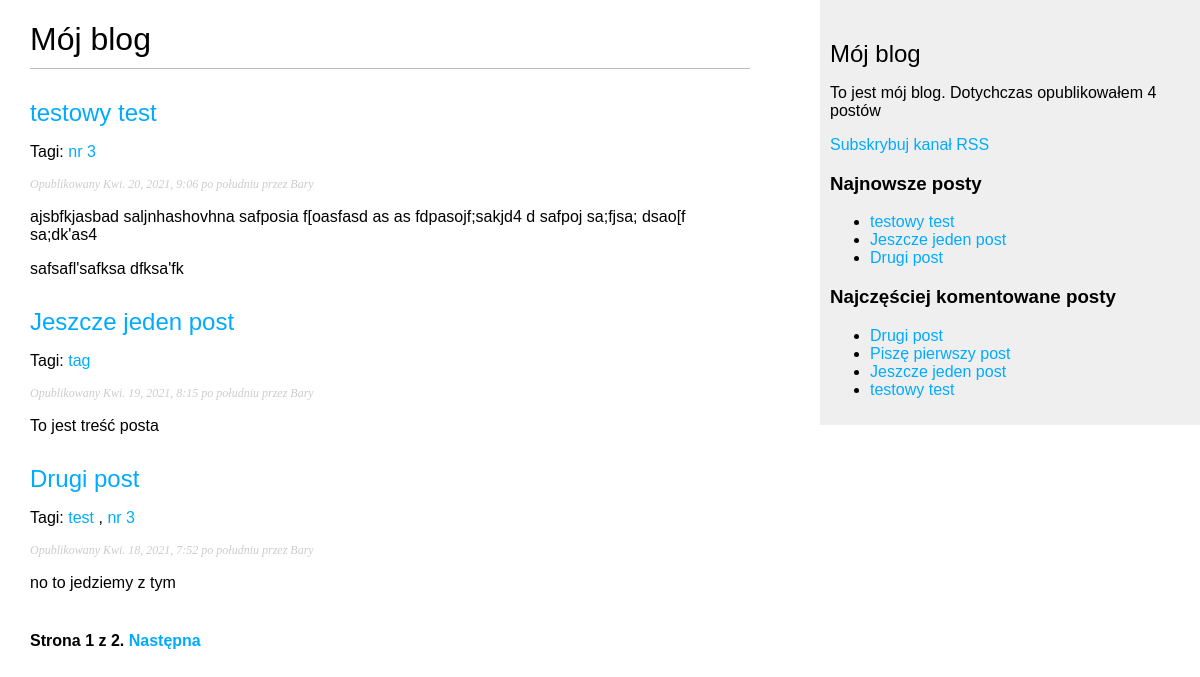
/blog/, run on an earlier commit of the app's database.
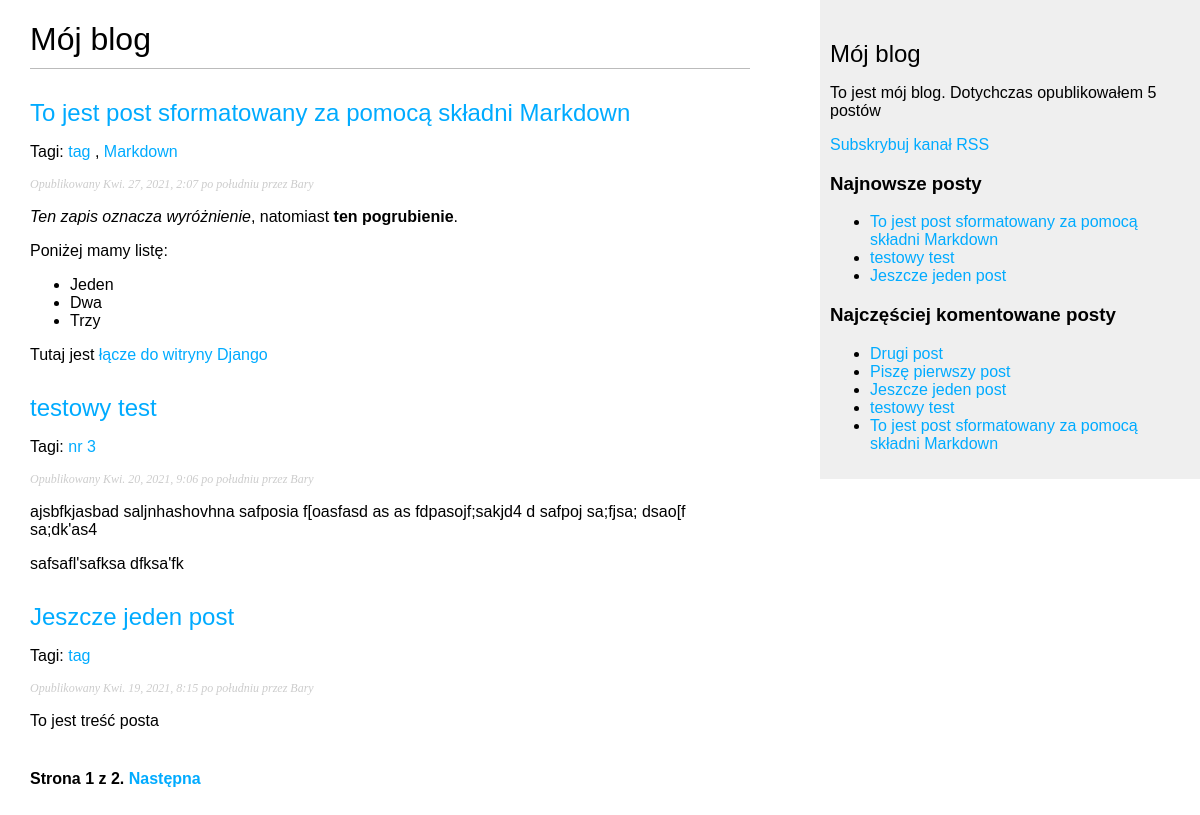
And on a later commit of the database.
### blog/models.py (models this page shows, shortened)
class Post(models.Model):
    STATUS_CHOICES = (
        ('draft', 'Roboczy'),
        ('published', 'Opublikowany'),
    )
    objects = models.Manager() # Menedżer domyślny
    published = PublishedManager() # Menedżer niestandardowy
    title = models.CharField(max_length=250)
    slug = models.SlugField(max_length=250,
                            unique_for_date='publish')
    author = models.ForeignKey(User, related_name='blog_posts', on_delete=models.CASCADE)
    body = models.TextField()
    publish = models.DateTimeField(default=timezone.now)
    created = models.DateTimeField(auto_now_add=True)
    updated = models.DateTimeField(auto_now=True)
    status = models.CharField(max_length=10,
                              choices=STATUS_CHOICES,
                              default='draft')
    class Meta:
        ordering = ('-publish',)
    def get_absolute_url(self):
        return  reverse('blog:post_detail',
                        args=[self.publish.year,
                              self.publish.strftime('%m'),
                              self.publish.strftime('%d'),
                              self.slug])
    tags = TaggableManager()

### blog/views.py (the view)
# urls.py: url(r'^tag/(?P<tag_slug>[-\w]+)/$', views.post_list,
def post_list(request, tag_slug=None):
    object_list = Post.published.all()
    tag = None
    if tag_slug:
        tag = get_object_or_404(Tag, slug = tag_slug)
        object_list = object_list.filter(tags__in=[tag])
    paginator = Paginator(object_list, 3) #Trzy posty na każdej stronie
    page = request.GET.get('page')
    try:
        posts = paginator.page(page)
    except PageNotAnInteger:
        posts = paginator.page(1)
    except EmptyPage:
        posts = paginator.page(paginator.num_pages)
    return render(request,
                  'blog/post/list.html',
                  {'page': page,
                    'posts': posts,
                   'tag': tag})

### blog/models.py (called while the page is built)
    def get_queryset(self):
        return super(PublishedManager,
                     self).get_queryset()\
                            .filter(status='published')

### blog/templatetags/blog_tags.py (called while the page is built)
@register.simple_tag
def total_posts():
    return Post.published.count()

@register.inclusion_tag('blog/post/latest_posts.html')
def show_latest_posts(count=5):
    latest_posts = Post.published.order_by('-publish')[:count]
    return {'latest_posts': latest_posts}

@register.simple_tag
def get_most_commented_posts(count=5):
    return Post.published.annotate(
                 total_comments=Count('comments')
    ).order_by('-total_comments')[:count]

@register.filter(name='markdown')
def markdown_format(text):
    return mark_safe(markdown.markdown(text))

### blog/templates/blog/post/list.html (shortened to what this page needs)
{% extends "blog/base.html" %}
{% load blog_tags %}
{% block content %}
    <h1>Mój blog</h1>
    {% for post in posts %}
        <h2>
            <a href="{{ post.get_absolute_url }}">
                {{ post.title }}
            </a>
        </h2>
        <p class="tags">
            Tagi:
            {% for tag in post.tags.all %}
                <a href="{% url "blog:post_list_by_tag" tag.slug %}">
                    {{ tag.name }}
                </a>
                {% if not forloop.last %}, {% endif %}
            {% endfor %}
        </p>
        <p class="date">
            Opublikowany {{ post.publish }} przez {{ post.author }}
        </p>
        {{ post.body|markdown|truncatewords_html:30 }}
    {% endfor %}
    {% include "pagination.html" with page=posts %}
{% endblock %}

### blog/templates/blog/base.html (shortened to what this page needs)
{% load static %}
{% load blog_tags %}
<!DOCTYPE html>
<html lang="en">
<head>
    <link href="{% static "css/blog.css" %}" rel="stylesheet">
</head>
<body>
    <div id="content">
        {% block content%}
        {% endblock%}
    </div>
    <div id="sidebar">
        <h2>Mój blog</h2>
            <p>To jest mój blog. Dotychczas opublikowałem {% total_posts %} postów</p>
            <p><a href="{% url "blog:post_feed" %}">Subskrybuj kanał RSS</a></p>
        <h3>Najnowsze  posty</h3>
        {% show_latest_posts 3 %}
        <h3>Najczęściej komentowane posty</h3>
        {% get_most_commented_posts as most_commented_posts %}
        <ul>
        {% for post in most_commented_posts %}
            <li>
                <a href="{{ post.get_absolute_url }}">{{ post.title }}</a>
            </li>
        {% endfor %}
        </ul>
    </div>
</body>
</html>

### blog/templates/pagination.html (shortened to what this page needs)
<div  class="pagination">
  <span class="step-links">
    <span class="current">
      Strona {{ page.number }} z {{ page.paginator.num_pages }}.
    </span>
    {% if page.has_next %}
      <a href="?page={{ page.next_page_number }}">Następna</a>
    {% endif %}
  </span>
</div>

### blog/templates/blog/post/latest_posts.html
<ul>
    {%for post in latest_posts %}
        <li>
            <a href="{{ post.get_absolute_url }}">{{ post.title }}</a>
        </li>
    {% endfor %}
</ul>

### blog/static/css/blog.css (style rules this page uses)
body { margin:0; padding:0; font-family:helvetica, sans-serif; }
a { color:#00abff; text-decoration:none; }
h1 { font-weight:normal; border-bottom:1px solid #bbb; padding:0 0 10px 0; }
h2 { font-weight:normal; margin:30px 0 0; }
#content { float:left; width:60%; padding:0 0 0 30px; }
#sidebar { float:right; width:30%; padding:10px; background:#efefef; height:100%; }
p.date { color:#ccc; font-family: georgia, serif; font-size: 12px; font-style: italic; }
.pagination { margin:40px 0; font-weight:bold; }

What changed in the data, as far as the page shows it:
no longer on one of the page's lists (row unchanged): Post: title "Drugi post", publish "Kwi. 18, 2021, 7:52 po południu", author "Bary", body "no to jedziemy z tym"
added Post: title "To jest post sformatowany za pomocą składni Markdown", publish "Kwi. 27, 2021, 2:07 po południu", author "Bary", body "Ten zapis oznacza wyróżnienie , natomiast ten pogrubienie . Poniżej mamy listę: Jeden Dwa Trzy Tutaj jest łącze do witryny Django", Tag (name "tag")
added Tag: name "Markdown", shown under "To jest post sformatowany za pomocą składni Markdown"
computed for Post "Drugi post": loses Tag (name "test"); loses Tag (name "nr 3")
Also different on the page:
text no longer shown: "4"
text now shown: "5"
